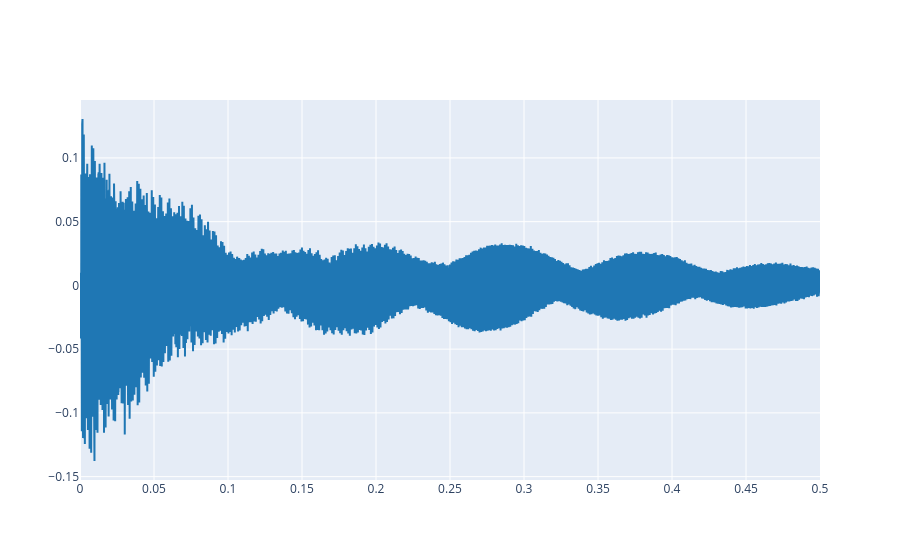

The notebook cell saved with this chart:
### Markdown cell above
First upload your reference signal and plot the first seconds of it.

### Code cell
filepath = "./audio/Guitar-string-plucked-at-headstock.wav"
ref, fs = load_audio(filepath)
ipd.Audio(ref, rate=fs)

plot_signals(ref, fs, 0, 0.5)

### Figure 1 — Plotly figure (JSON) as saved in the notebook; plotly's stock layout.template omitted (floating-point values rounded to 4 significant figures; data arrays with more than 128 entries replaced by an {"elided": "..."} marker saying what was removed)
{"data": [{"line": {"color": "#1f77b4", "shape": "linear"}, "mode": "lines", "name": "audio signal 0", "type": "scatter", "x": {"elided": "22050 float values"}, "y": {"elided": "22050 float values"}}], "layout": {}}
